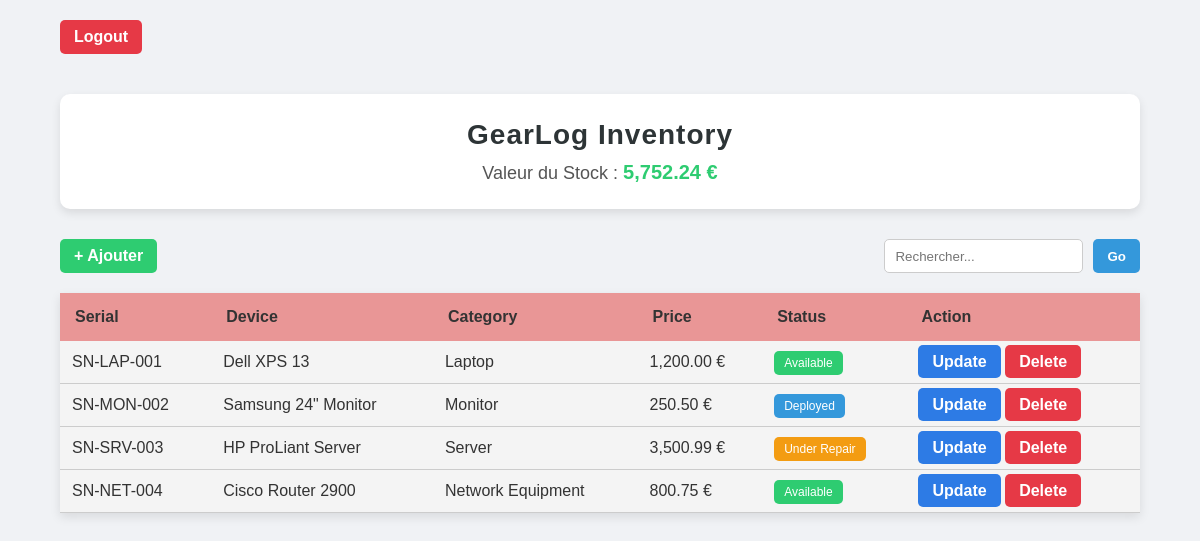
/index.php (signed in), run on the app's committed database.
### tables this page shows
CREATE TABLE `assets` (
  `id` int(11) NOT NULL,
  `serial_number` varchar(100) DEFAULT NULL,
  `device_name` varchar(100) DEFAULT NULL,
  `price` decimal(10,2) DEFAULT NULL,
  `status` enum('Deployed','Available','Under Repair') DEFAULT NULL,
  `category_id` int(11) DEFAULT NULL
);

CREATE TABLE `categories` (
  `id` int(11) NOT NULL,
  `name` varchar(100) DEFAULT NULL
);

### index.php (the view, shortened to what this page needs)
<?php
require 'config/db.php';
$search = $_GET['search'] ?? '';
$total = $pdo->query("SELECT SUM(price) FROM assets")->fetchColumn() ?: 0;
$sql = "SELECT a.*, c.name as category_name
        FROM assets a
        LEFT JOIN categories c ON a.category_id = c.id";
$stmt = $pdo->prepare($sql);
if ($search) $stmt->execute(['s' => "%$search%"]); else $stmt->execute();
$assets = $stmt->fetchAll();
?>
<!DOCTYPE html>
<html lang="fr">
<head>
    <link rel="stylesheet" href="assets/style.css">
</head>
<body>
    <div class="logout-bar">
     <a href="logout.php" class="btn btn-logout">Logout</a>
    </div>
<div class="container">
    <header class="main-header">
      <h1>GearLog Inventory</h1>
      <p class="total">Valeur du Stock : <strong><?= number_format($total, 2) ?> €</strong></p>
    </header>
    <div class="top-bar">
        <a href="create.php" class="btn btn-add">+ Ajouter</a>
        <form method="GET" class="search-box">
            <input type="text" name="search" placeholder="Rechercher..." value="<?= htmlspecialchars($search) ?>">
            <button type="submit" class="btn btn-search">Go</button>
        </form>
    </div>
    <table class="styled-table">
        <thead>
            <tr>
                <th>Serial</th>
                <th>Device</th>
                <th>Category</th>
                <th>Price</th>
                <th>Status</th>
                <th>Action</th>
            </tr>
        </thead>
        <tbody>
            <?php foreach($assets as $row): ?>
            <tr>
                <td><?= htmlspecialchars($row['serial_number']) ?></td>
                <td><?= htmlspecialchars($row['device_name']) ?></td>
                <td><?= htmlspecialchars($row['category_name'] ?? 'Inconnu') ?></td>
                <td><?= number_format($row['price'], 2) ?> €</td>
                <td>
                    <span class="status <?= strtolower(str_replace(' ', '-', $row['status'])) ?>">
                        <?= $row['status'] ?>
                    </span>
                </td>
                <td>
                    <a href="update.php?id=<?= $row['id'] ?>" class="btn btn-edit">Update</a>
                    <a href="delete.php?id=<?= $row['id'] ?>" class="btn btn-delete" onclick="return confirm('Supprimer ?')">Delete</a>
                </td>
            </tr>
            <?php endforeach; ?>
        </tbody>
    </table>
</div>
</body>
</html>

### assets/style.css (style rules this page uses)
* { margin: 0; padding: 0; box-sizing: border-box; }
body { font-family: Arial, sans-serif; background: #f0f2f5; color: #333; }
.container { width: 90%; margin: 40px auto; }
.main-header { text-align: center; margin-bottom: 30px; padding: 25px; background: white; border-radius: 10px; box-shadow: 0 4px 10px rgba(0,0,0,0.1); }
.main-header h1 { font-size: 28px; color: #2d3436; margin-bottom: 10px; letter-spacing: 1px; }
.main-header .total { font-size: 18px; color: #555; }
.main-header .total strong { color: #2ecc71; font-size: 20px; }
.top-bar { display: flex; justify-content: space-between; margin-bottom: 20px; }
.search-box { display: flex; gap: 10px; }
.search-box input { padding: 8px 10px; border: 1px solid #ccc; border-radius: 5px; }
.btn { padding: 8px 14px; border: none; border-radius: 5px; text-decoration: none; color: white; font-weight: bold; cursor: pointer; transition: 0.3s; }
.btn-add { background: #2ecc71; }
.btn-search { background: #3498db; }
.btn-edit { background: #2d7be5; }
.btn-delete { background: #e63946; }
.styled-table { width: 100%; border-collapse: collapse; background: white; box-shadow: 0 4px 10px rgba(0,0,0,0.1); }
.styled-table thead { background: #e99696; }
.styled-table th { padding: 15px; text-align: left; }
.styled-table td { padding: 12px; }
.styled-table tbody tr { background: #f4f4f4; border-bottom: 1px solid #ccc; }
.status { padding: 5px 10px; border-radius: 5px; color: white; font-size: 12px; }
.status.available { background: #2ecc71; }
.status.deployed { background: #3498db; }
.status.under-repair { background: #f39c12; }
.logout-bar { width: 90%; margin: 20px auto 0; display: flex; justify-content: flex-start; }
.btn-logout { background: #e63946; color: white; padding: 8px 14px; border-radius: 5px; text-decoration: none; font-weight: bold; }

### data on the page
assets: serial_number "SN-LAP-001", device_name "Dell XPS 13", category.name "Laptop", price "1,200.00", status "Available"
assets: serial_number "SN-MON-002", device_name "Samsung 24\" Monitor", category.name "Monitor", price "250.50", status "Deployed"
assets: serial_number "SN-SRV-003", device_name "HP ProLiant Server", category.name "Server", price "3,500.99", status "Under Repair"
assets: serial_number "SN-NET-004", device_name "Cisco Router 2900", category.name "Network Equipment", price "800.75", status "Available"

### other printed values
$total "5,752.24"
